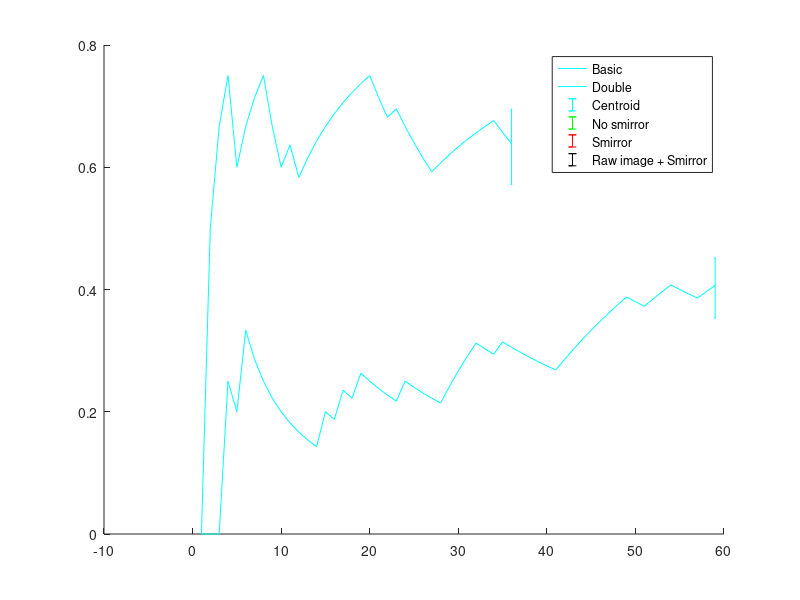

Write MATLAB code to recreate this figure.
data_double = [];
data_policy = [
];
data_centroid = [

];


data_basic = [
0
0
0
1
0
1
0
0
0
0
0
0
0
0
1
0
1
0
1
0
0
0
0
1
0
0
0
0
1
1
1
1
0
0
1
0
0
0
0
0
0
1
1
1
1
1
1
1
1
0
0
1
1
1
0
0
0
1
1




]; 

data_raw_image = [
]; 

data_smirror = [0
1
1
1
0
1
1
1
0
0
1
0
1
1
1
1
1
1
1
1
0
0
1
0
0
0
0
1
1
1
1
1
1
1
0
0

];
data_policy_no_smirror = [];
% data_basic = data_basic(1:66);
success_basic = cumsum(data_basic);
success_centroid = cumsum(data_centroid);
success_double = cumsum(data_double);
success_policy = cumsum(data_policy);
success_smirror = cumsum(data_smirror);
success_policy_no_smirror = cumsum(data_policy_no_smirror);
success_raw_image = cumsum(data_raw_image);

figure;hold on;

plot(success_basic'./(1:length(data_basic)), 'c');
plot(success_double'./(1:length(data_double)), 'g');
plot(success_centroid'./(1:length(data_centroid)), 'r');
plot(success_policy_no_smirror'./(1:length(data_policy_no_smirror)), 'k');
plot(success_policy'./(1:length(data_policy)), 'b');
plot(success_smirror'./(1:length(data_smirror)), 'c');
plot(success_raw_image'./(1:length(data_raw_image)), 'm');

% 95% invertal of confidence
[phat,pci] = binofit(sum(data_basic),length(data_basic));
pci2(1) = phat - sqrt(phat*(1-phat)/length(data_basic))*normcdf(1-0.05/2);
pci2(2) = phat + sqrt(phat*(1-phat)/length(data_basic))*normcdf(1-0.95/2);
%errorbar(length(data_basic),phat,phat-pci(1),pci(2)-phat, 'c');
errorbar(length(data_basic),phat,phat-pci2(1),pci2(2)-phat, 'c');
[phat,pci] = binofit(sum(data_double),length(data_double));
pci2(1) = phat - sqrt(phat*(1-phat)/length(data_double))*normcdf(1-0.05/2);
pci2(2) = phat + sqrt(phat*(1-phat)/length(data_double))*normcdf(1-0.95/2);
%errorbar(length(data_double),phat,phat-pci(1),pci(2)-phat, 'g');
errorbar(length(data_double),phat,phat-pci2(1),pci2(2)-phat, 'g');
[phat,pci] = binofit(sum(data_centroid),length(data_centroid));
pci2(1) = phat - sqrt(phat*(1-phat)/length(data_centroid))*normcdf(1-0.05/2);
pci2(2) = phat + sqrt(phat*(1-phat)/length(data_centroid))*normcdf(1-0.95/2);
%errorbar(length(data_centroid),phat,phat-pci(1),pci(2)-phat, 'r');
errorbar(length(data_centroid),phat,phat-pci2(1),pci2(2)-phat, 'r');
[phat,pci] = binofit(sum(data_policy_no_smirror),length(data_policy_no_smirror));
pci2(1) = phat - sqrt(phat*(1-phat)/length(data_policy_no_smirror))*normcdf(1-0.05/2);
pci2(2) = phat + sqrt(phat*(1-phat)/length(data_policy_no_smirror))*normcdf(1-0.95/2);
%errorbar(length(data_policy_no_smirror),phat,phat-pci(1),pci(2)-phat)
errorbar(length(data_policy_no_smirror),phat,phat-pci2(1),pci2(2)-phat, 'k')
[phat,pci] = binofit(sum(data_policy),length(data_policy));
pci2(1) = phat - sqrt(phat*(1-phat)/length(data_policy))*normcdf(1-0.05/2);
pci2(2) = phat + sqrt(phat*(1-phat)/length(data_policy))*normcdf(1-0.95/2);
%errorbar(length(data_policy),phat,phat-pci(1),pci(2)-phat, 'b')
errorbar(length(data_policy),phat,phat-pci2(1),pci2(2)-phat, 'b')
[phat,pci] = binofit(sum(data_raw_image),length(data_raw_image));
pci2(1) = phat - sqrt(phat*(1-phat)/length(data_raw_image))*normcdf(1-0.05/2);
pci2(2) = phat + sqrt(phat*(1-phat)/length(data_raw_image))*normcdf(1-0.95/2);
% errorbar(length(data_raw_image),phat,phat-pci(1),pci(2)-phat, 'm')
errorbar(length(data_raw_image),phat,phat-pci2(1),pci2(2)-phat, 'm')
[phat,pci] = binofit(sum(data_smirror),length(data_smirror));
pci2(1) = phat - sqrt(phat*(1-phat)/length(data_smirror))*normcdf(1-0.05/2);
pci2(2) = phat + sqrt(phat*(1-phat)/length(data_smirror))*normcdf(1-0.95/2);
% errorbar(length(data_smirror),phat,phat-pci(1),pci(2)-phat, 'c')
errorbar(length(data_smirror),phat,phat-pci2(1),pci2(2)-phat, 'c')

legend('Basic', 'Double','Centroid','No smirror', 'Smirror','Raw image + Smirror')
